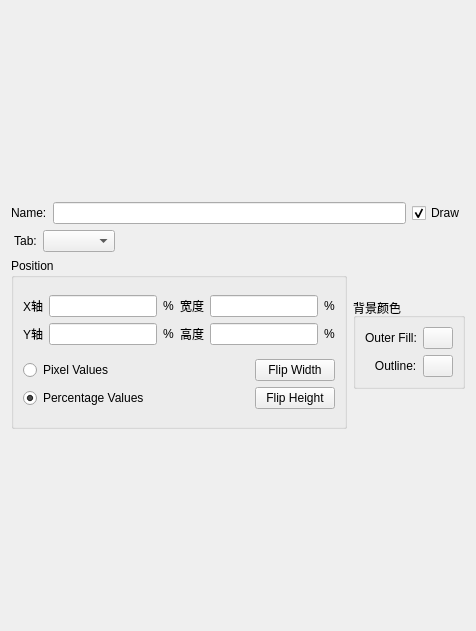
       <widget class="QWidget" name="page">
        <layout class="QVBoxLayout" name="verticalLayout_64" stretch="1,0,0,0,1">
         <item>
          <spacer name="verticalSpacer">
           <property name="orientation">
            <enum>Qt::Vertical</enum>
           </property>
           <property name="sizeHint" stdset="0">
            <size>
             <width>20</width>
             <height>191</height>
            </size>
           </property>
          </spacer>
         </item>
         <item>
          <layout class="QHBoxLayout" name="horizontalLayout_3">
           <item>
            <widget class="QLabel" name="label">
             <property name="text">
              <string>Name:</string>
             </property>
            </widget>
           </item>
           <item>
            <widget class="QLineEdit" name="lineEdit_plotName"/>
           </item>
           <item>
            <widget class="QCheckBox" name="checkBox_draw">
             <property name="text">
              <string>Draw</string>
             </property>
             <property name="checked">
              <bool>true</bool>
             </property>
            </widget>
           </item>
          </layout>
         </item>
         <item>
          <layout class="QHBoxLayout" name="horizontalLayout_4">
           <item>
            <widget class="QLabel" name="label_2">
             <property name="text">
              <string> Tab:</string>
             </property>
            </widget>
           </item>
           <item>
            <widget class="QComboBox" name="comboBox_tabName"/>
           </item>
           <item>
            <spacer name="horizontalSpacer">
             <property name="orientation">
              <enum>Qt::Horizontal</enum>
             </property>
             <property name="sizeHint" stdset="0">
              <size>
               <width>40</width>
               <height>20</height>
              </size>
             </property>
            </spacer>
           </item>
          </layout>
         </item>
         <item>
          <layout class="QHBoxLayout" name="horizontalLayout_5">
           <item>
            <widget class="QGroupBox" name="groupBox_3">
             <property name="title">
              <string>Position</string>
             </property>
             <layout class="QVBoxLayout" name="verticalLayout_63">
              <item>
               <layout class="QGridLayout" name="gridLayout">
                <item row="1" column="0">
                 <widget class="QLabel" name="label_4">
                  <property name="text">
                   <string>Y轴</string>
                  </property>
                 </widget>
                </item>
                <item row="1" column="1">
                 <widget class="QLineEdit" name="lineEdit_plotPositionY"/>
                </item>
                <item row="1" column="4">
                 <widget class="QLineEdit" name="lineEdit_plotHeight"/>
                </item>
                <item row="0" column="1">
                 <widget class="QLineEdit" name="lineEdit_plotPositionX"/>
                </item>
                <item row="1" column="3">
                 <widget class="QLabel" name="label_6">
                  <property name="text">
                   <string>高度</string>
                  </property>
                 </widget>
                </item>
                <item row="0" column="3">
                 <widget class="QLabel" name="label_5">
                  <property name="text">
                   <string>宽度</string>
                  </property>
                 </widget>
                </item>
                <item row="0" column="4">
                 <widget class="QLineEdit" name="lineEdit_plotWidth"/>
                </item>
                <item row="0" column="0">
                 <widget class="QLabel" name="label_3">
                  <property name="text">
                   <string>X轴</string>
                  </property>
                 </widget>
                </item>
                <item row="0" column="2">
                 <widget class="QLabel" name="label_xPos">
                  <property name="text">
                   <string>%</string>
                  </property>
                 </widget>
                </item>
                <item row="1" column="2">
                 <widget class="QLabel" name="label_yPos">
                  <property name="text">
                   <string>%</string>
                  </property>
                 </widget>
                </item>
                <item row="0" column="5">
                 <widget class="QLabel" name="label_widthPos">
                  <property name="text">
                   <string>%</string>
                  </property>
                 </widget>
                </item>
                <item row="1" column="5">
                 <widget class="QLabel" name="label_heightPos">
                  <property name="text">
                   <string>%</string>
                  </property>
                 </widget>
                </item>
               </layout>
              </item>
              <item>
               <layout class="QGridLayout" name="gridLayout_22">
                <item row="0" column="0">
                 <widget class="QRadioButton" name="radioButton_pixel">
                  <property name="text">
                   <string>Pixel Values</string>
                  </property>
                 </widget>
                </item>
                <item row="0" column="1">
                 <spacer name="horizontalSpacer_104">
                  <property name="orientation">
                   <enum>Qt::Horizontal</enum>
                  </property>
                  <property name="sizeHint" stdset="0">
                   <size>
                    <width>40</width>
                    <height>20</height>
                   </size>
                  </property>
                 </spacer>
                </item>
                <item row="0" column="2">
                 <widget class="QPushButton" name="pushButton_flipWidth">
                  <property name="text">
                   <string>Flip Width</string>
                  </property>
                 </widget>
                </item>
                <item row="1" column="0">
                 <widget class="QRadioButton" name="radioButton_percent">
                  <property name="text">
                   <string>Percentage Values</string>
                  </property>
                  <property name="checked">
                   <bool>true</bool>
                  </property>
                 </widget>
                </item>
                <item row="1" column="1">
                 <spacer name="horizontalSpacer_105">
                  <property name="orientation">
                   <enum>Qt::Horizontal</enum>
                  </property>
                  <property name="sizeHint" stdset="0">
                   <size>
                    <width>40</width>
                    <height>20</height>
                   </size>
                  </property>
                 </spacer>
                </item>
                <item row="1" column="2">
                 <widget class="QPushButton" name="pushButton_flipHeight">
                  <property name="text">
                   <string>Flip Height</string>
                  </property>
                 </widget>
                </item>
               </layout>
              </item>
             </layout>
            </widget>
           </item>
           <item>
            <layout class="QVBoxLayout" name="verticalLayout_3" stretch="0,0,0">
             <item>
              <spacer name="verticalSpacer_27">
               <property name="orientation">
                <enum>Qt::Vertical</enum>
               </property>
               <property name="sizeHint" stdset="0">
                <size>
                 <width>20</width>
                 <height>40</height>
                </size>
               </property>
              </spacer>
             </item>
             <item>
              <widget class="QGroupBox" name="groupBox_2">
               <property name="title">
                <string>背景颜色</string>
               </property>
               <layout class="QFormLayout" name="formLayout">
                <item row="0" column="0">
                 <widget class="QLabel" name="label_7">
                  <property name="text">
                   <string>Outer Fill:</string>
                  </property>
                 </widget>
                </item>
                <item row="0" column="1">
                 <widget class="ColorButton" name="pushButton_outerFillColor">
                  <property name="maximumSize">
                   <size>
                    <width>30</width>
                    <height>30</height>
                   </size>
                  </property>
                  <property name="text">
                   <string/>
                  </property>
                 </widget>
                </item>
                <item row="1" column="0">
                 <widget class="QLabel" name="label_8">
                  <property name="text">
                   <string>   Outline:</string>
                  </property>
                 </widget>
                </item>
                <item row="1" column="1">
                 <widget class="ColorButton" name="pushButton_outlineColor">
                  <property name="maximumSize">
                   <size>
                    <width>30</width>
                    <height>30</height>
                   </size>
                  </property>
                  <property name="text">
                   <string/>
                  </property>
                 </widget>
                </item>
               </layout>
              </widget>
             </item>
             <item>
              <spacer name="verticalSpacer_28">
               <property name="orientation">
                <enum>Qt::Vertical</enum>
               </property>
               <property name="sizeHint" stdset="0">
                <size>
                 <width>20</width>
                 <height>40</height>
                </size>
               </property>
              </spacer>
             </item>
            </layout>
           </item>
          </layout>
         </item>
         <item>
          <spacer name="verticalSpacer_2">
           <property name="orientation">
            <enum>Qt::Vertical</enum>
           </property>
           <property name="sizeHint" stdset="0">
            <size>
             <width>20</width>
             <height>191</height>
            </size>
           </property>
          </spacer>
         </item>
        </layout>
       </widget>
